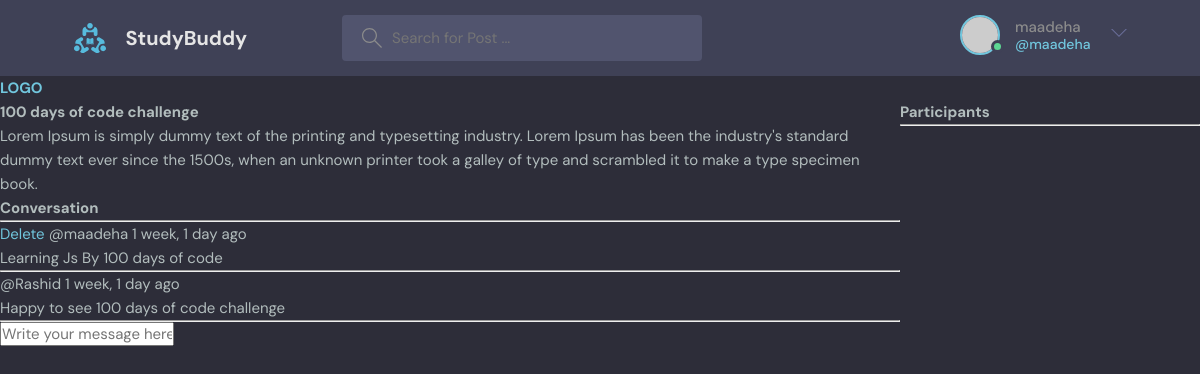
/room/2/ (signed in), run on the app's committed database.
### base/models.py (models this page shows, shortened)
class Room(models.Model):
    host = models.ForeignKey(User, on_delete=models.SET_NULL ,null=True)
    topic = models.ForeignKey(Topic, on_delete=models.SET_NULL ,null=True)
    name= models.CharField(max_length=200)
    description = models.TextField(null=True,blank=True)
    participants = models.ManyToManyField(User,related_name='participants',blank=True)
    updated = models.DateTimeField(auto_now=True)
    created =models.DateTimeField(auto_now_add=True)

class Message (models.Model):
        user = models.ForeignKey(User, on_delete= models.CASCADE)
        room =models.ForeignKey(Room, on_delete=models.CASCADE)
        body =models.TextField()
        updated = models.DateTimeField(auto_now=True)
        created =models.DateTimeField(auto_now_add=True)

### base/views.py (the view, shortened to what this page needs)
# urls.py: path('room/<str:pk>/',views.room, name="room"),
def room(request,pk):
    room = Room.objects.get(id=pk)
    room_messages = room.message_set.all()
    participants =room.participants.all()
    context = {'room':room ,'room_messages':room_messages ,'participants':participants}
    return render(request,'base/room.html',context)

### base/templates/base/room.html (shortened to what this page needs)
{% extends 'main.html' %}
{% block content %}
<div class="room-container">
<div>
<h1> {{room.name}} </h1>
<p>{{room.description}}</p>
<div class="comment-wrapper">
<h3> Conversation </h3>
<hr>
{% for message in room_messages %}
<div>
    {% if request.user == message.user%}
    <a href="{% url 'delete-message' message.id %}">Delete</a>
    {% endif %}
    <small>@{{message.user}}  {{message.created | timesince}} ago </small>
    <p>{{message.body}}</p>
    <hr>
</div>
{% endfor %}
</div>
{% if  request.user.is_authenticated%}
<div class="comment-form">
<form method="POST" action="">
    <input type="text" name="body" placeholder="Write your message here ..."/>
</form>
</div>
{% endif %}
</div>
<div>
    <h3>Participants</h3>
    <hr>
</div>
</div>
{% endblock %}

### templates/navbar.html (shortened to what this page needs)
{% load static %}
<header class="header header--loggedIn">
   <div class="container">
     <a href="{% url 'home' %}" class="header__logo">
       <img src="{% static 'images/logo.svg' %}" />
       <h1>StudyBuddy</h1>
     </a>
     <form class="header__search" method="GET" action="{%  url 'home'%}">
       <label>
         <input name="q"  placeholder="Search for Post ..." />
       </label>
     </form>
     <nav class="header__menu">
       {% if request.user.is_authenticated  %}
       <div class="header__user">
         <a href="profile.html">
           <div class="avatar avatar--medium active">
             <img src="https://randomuser.me/api/portraits/men/37.jpg" />
           </div>
           <p>{{request.user.username}} <span>@{{request.user.username}}</span></p>
         </a>
         <button class="dropdown-button">
           <svg version="1.1" xmlns="http://www.w3.org/2000/svg" width="32" height="32" viewBox="0 0 32 32">
             <title>chevron-down</title>
             <path d="M16 21l-13-13h-3l16 16 16-16h-3l-13 13z"></path>
           </svg>
         </button>
       </div>
       {% else %}
        <a href="{% url 'login' %}">
         <img src="{% static 'images/avatar.svg' %}" />
         <p>Login</p>
          </a>
          {% endif %}
     </nav>
   </div>
 </header>
<a href="/">
   <h1> LOGO </h1>
</a>

### static/styles/style.css (style rules this page uses)
:root { --color-main: #71c6dd; --color-main-light: #e1f6fb; --color-dark: #3f4156; --color-dark-medium: #51546e; --color-dark-light: #696d97; --color-light: #e5e5e5; --color-gray: #8b8b8b; --color-light-gray: #b2bdbd; --color-bg: #2d2d39; --color-success: #5dd693; --color-error: #fc4b0b; }
* { font-family: "DM Sans", -apple-system, BlinkMacSystemFont, "Segoe UI", Roboto, Oxygen, Ubuntu, Cantarell, "Open Sans", "Helvetica Neue", sans-serif; margin: 0; padding: 0; box-sizing: border-box; text-rendering: optimizeLegibility; font-size: inherit; }
html { font-size: 56.25%; }
@media only screen and (min-width: 1200px) { html { font-size: 62.5%; } }
body { line-height: 1.6; font-weight: 400; font-size: 1.5rem; color: var(--color-light-gray); background-color: var(--color-bg); min-height: 100vh; }
img { width: 100%; }
a { display: inline-block; color: var(--color-main); text-decoration: none; }
.container { max-width: 120rem; width: 90%; margin: auto; }
.avatar { position: relative; display: inline-block; border-radius: 50%; border: 2px solid var(--color-main); }
.avatar img { display: block; border-radius: 50%; object-fit: cover; object-position: center; }
.avatar::after { content: ""; display: block; position: absolute; background-color: var(--color-gray); z-index: 111; border-radius: 50%; border: 0.3rem solid var(--color-dark); }
.avatar.active::after { background-color: var(--color-success); }
.avatar.avatar--medium img { width: 3.6rem; height: 3.6rem; border-radius: 50%; }
.avatar.avatar--medium:after { width: 0.7rem; height: 0.7rem; bottom: 0px; right: -6px; }
.header { padding: 1.5rem; background-color: var(--color-dark); }
.header > .container { display: flex; gap: 9.5rem; }
.header__logo, .header__user { display: flex; gap: 2rem; align-items: center; }
.header__logo > img { height: 3.2rem; width: 3.2rem; }
.header__logo > h1 { font-weight: 700; font-size: 2rem; color: var(--color-light); }
.header__search > label { background-color: var(--color-dark-medium); padding: 1.3rem 1rem; display: flex; align-items: center; gap: 1rem; border-radius: 4px; }
.header__search svg { fill: var(--color-gray); width: 2rem; height: 2rem; margin-left: 1rem; }
.header__search input { width: 30rem; background: transparent; border: none; outline: none; color: var(--color-light); }
.header__menu { margin-left: auto; position: relative; }
.header__menu a { display: flex; gap: 1.5rem; align-items: center; font-weight: 500; text-decoration: none; color: var(--color-gray); }
.header__menu img { height: 3.6rem; }
.header__menu p { line-height: 1.2; }
.header__menu span { color: var(--color-main); font-weight: 500; font-size: 1.4rem; display: block; }
.header__menu svg { width: 1.6rem; height: 1.6rem; fill: var(--color-dark-light); }
.dropdown-button { background: transparent; border: 0; outline: 0; cursor: pointer; }

### base/templates/base/room.html (style rules this page uses)
.room-container { display:grid; grid-template-columns: 3fr 1fr; }

### data on the page
Room: name "100 days of code challenge", description "Lorem Ipsum is simply dummy text of the printing and typesetting industry. Lorem Ipsum has been the industry's standard dummy text ever since the 1500s, when an unknown printer took a galley of type and scrambled it to make a type specimen book."
Message: shows "Delete", user "maadeha", created "1 week, 1 day", body "Learning Js By 100 days of code"
Message: user "Rashid", created "1 week, 1 day", body "Happy to see 100 days of code challenge"

### other printed values
{{ request.user.username }} "maadeha"
